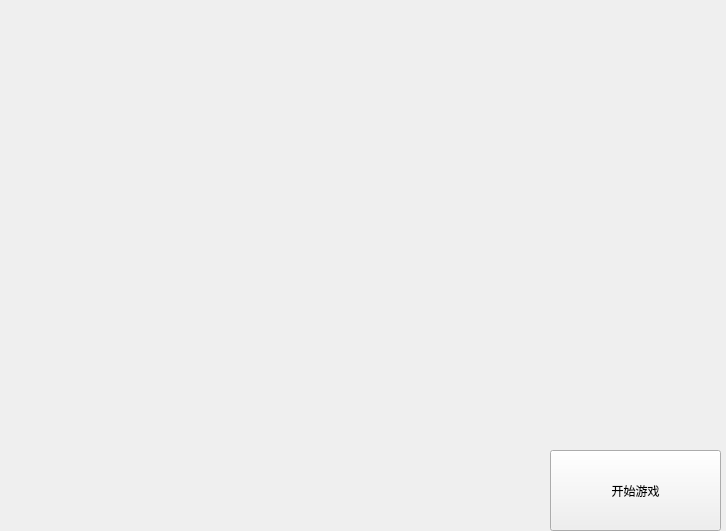
<?xml version="1.0" encoding="UTF-8"?>
<ui version="4.0">
 <class>begin</class>
 <widget class="QWidget" name="begin">
  <property name="geometry">
   <rect>
    <x>0</x>
    <y>0</y>
    <width>726</width>
    <height>531</height>
   </rect>
  </property>
  <property name="windowTitle">
   <string>Form</string>
  </property>
  <property name="styleSheet">
   <string notr="true"/>
  </property>
  <widget class="QPushButton" name="pushButton">
   <property name="geometry">
    <rect>
     <x>550</x>
     <y>450</y>
     <width>171</width>
     <height>81</height>
    </rect>
   </property>
   <property name="text">
    <string>开始游戏</string>
   </property>
  </widget>
  <widget class="QLabel" name="label">
   <property name="geometry">
    <rect>
     <x>0</x>
     <y>0</y>
     <width>731</width>
     <height>531</height>
    </rect>
   </property>
   <property name="styleSheet">
    <string notr="true">background-image: url(:/pic/background.png);</string>
   </property>
   <property name="text">
    <string/>
   </property>
  </widget>
  <zorder>label</zorder>
  <zorder>pushButton</zorder>
 </widget>
 <resources/>
 <connections/>
</ui>
